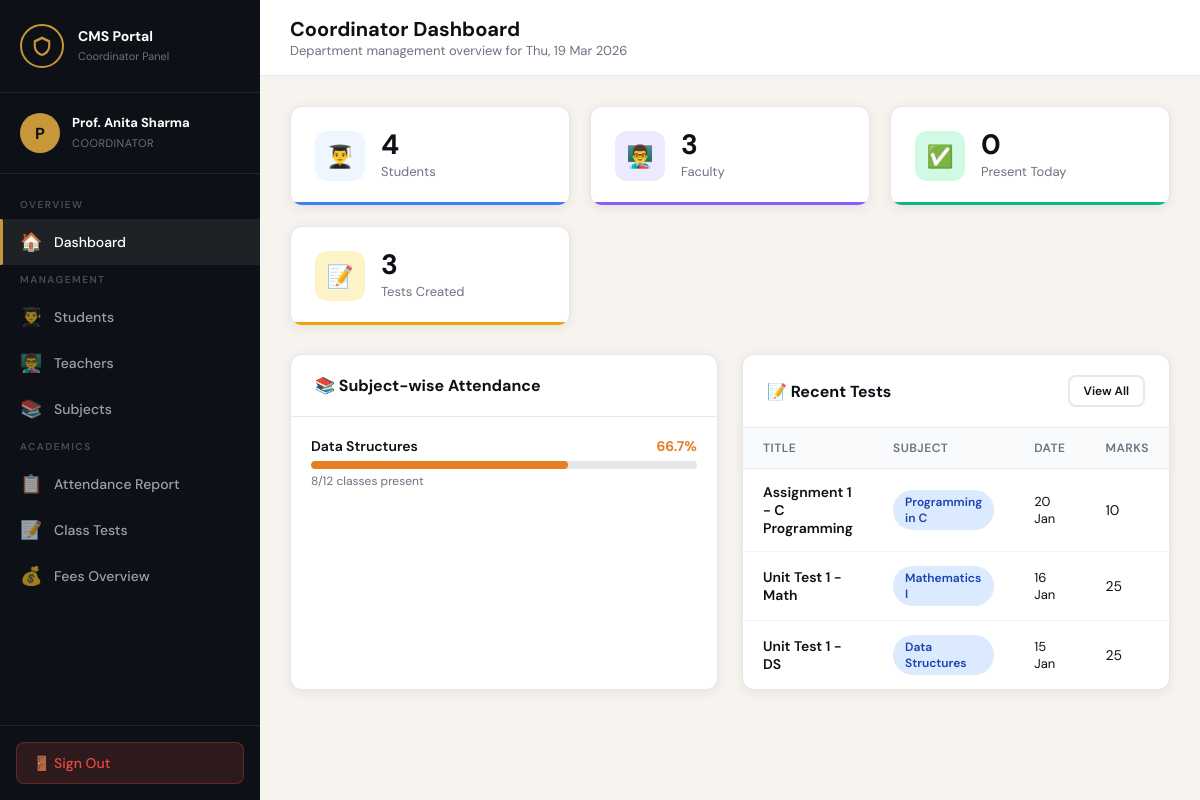
Screenshot of /dashboard/coordinator.php (signed in) with the database file from the repository.
### tables this page shows
CREATE TABLE class_tests (
    id INT AUTO_INCREMENT PRIMARY KEY,
    title VARCHAR(200) NOT NULL,
    subject_id INT NOT NULL,
    class_id INT NOT NULL,
    teacher_id INT NOT NULL,
    total_marks INT NOT NULL,
    test_date DATE NOT NULL,
    created_at TIMESTAMP DEFAULT CURRENT_TIMESTAMP,
    FOREIGN KEY (subject_id) REFERENCES subjects(id) ON DELETE CASCADE,
    FOREIGN KEY (class_id) REFERENCES classes(id) ON DELETE CASCADE,
    FOREIGN KEY (teacher_id) REFERENCES teachers(id) ON DELETE CASCADE
);

CREATE TABLE subjects (
    id INT AUTO_INCREMENT PRIMARY KEY,
    name VARCHAR(100) NOT NULL,
    code VARCHAR(20) UNIQUE NOT NULL,
    department_id INT,
    class_id INT,
    teacher_id INT,
    credits INT DEFAULT 3,
    FOREIGN KEY (department_id) REFERENCES departments(id) ON DELETE SET NULL,
    FOREIGN KEY (class_id) REFERENCES classes(id) ON DELETE SET NULL,
    FOREIGN KEY (teacher_id) REFERENCES teachers(id) ON DELETE SET NULL
);

### dashboard/coordinator.php (the view, shortened to what this page needs)
<?php
require_once __DIR__ . '/../auth/session.php';
$totalStudents = $conn->query("SELECT COUNT(*) as c FROM students")->fetch_assoc()['c'];
$totalTeachers = $conn->query("SELECT COUNT(*) as c FROM teachers")->fetch_assoc()['c'];
$totalTests    = $conn->query("SELECT COUNT(*) as c FROM class_tests")->fetch_assoc()['c'];
$attStats = ['present'=>0,'absent'=>0,'late'=>0];
$recentTests = $conn->query("
    SELECT ct.*, s.name as subject_name, u.name as teacher_name
    FROM class_tests ct
    JOIN subjects s ON ct.subject_id=s.id
    JOIN teachers t ON ct.teacher_id=t.id
    JOIN users u ON t.user_id=u.id
    ORDER BY ct.created_at DESC LIMIT 5
");
$subjectAttendance = $conn->query("
    SELECT sub.name as subject_name,
        COUNT(a.id) as total_classes,
        SUM(a.status='present') as present_count,
        ROUND(SUM(a.status='present')/COUNT(a.id)*100,1) as pct
    FROM attendance a
    JOIN subjects sub ON a.subject_id=sub.id
    GROUP BY a.subject_id
");
include __DIR__ . '/../includes/header.php';
include __DIR__ . '/../includes/sidebar_coordinator.php';
?>
<div class="main">
  <div class="topbar">
    <div class="topbar-title">
      <h2>Coordinator Dashboard</h2>
      <p>Department management overview for <?= date('D, d M Y') ?></p>
    </div>
  </div>
  <div class="content">
    <div class="stats-grid">
      <div class="stat-card" style="--accent:#3b82f6;--icon-bg:#eff6ff">
        <div class="stat-icon">👨‍🎓</div>
        <div class="stat-info"><div class="val"><?= $totalStudents ?></div><div class="lbl">Students</div></div>
      </div>
      <div class="stat-card" style="--accent:#8b5cf6;--icon-bg:#ede9fe">
        <div class="stat-icon">👨‍🏫</div>
        <div class="stat-info"><div class="val"><?= $totalTeachers ?></div><div class="lbl">Faculty</div></div>
      </div>
      <div class="stat-card" style="--accent:#10b981;--icon-bg:#d1fae5">
        <div class="stat-icon">✅</div>
        <div class="stat-info"><div class="val"><?= $attStats['present'] ?></div><div class="lbl">Present Today</div></div>
      </div>
      <div class="stat-card" style="--accent:#f59e0b;--icon-bg:#fef3c7">
        <div class="stat-icon">📝</div>
        <div class="stat-info"><div class="val"><?= $totalTests ?></div><div class="lbl">Tests Created</div></div>
      </div>
    </div>
    <div class="two-col">
      <div class="table-card">
        <div class="table-card-header">
          <h3>📚 Subject-wise Attendance</h3>
        </div>
        <div style="padding:20px">
          <?php while($r=$subjectAttendance->fetch_assoc()): ?>
            <div style="margin-bottom:16px">
              <div style="display:flex;justify-content:space-between;font-size:14px;margin-bottom:6px">
                <span style="font-weight:600"><?= htmlspecialchars($r['subject_name']) ?></span>
                <span style="font-weight:700;color:<?= $r['pct']>=75?'#27ae60':($r['pct']>=60?'#e67e22':'#e74c3c') ?>"><?= $r['pct'] ?>%</span>
              </div>
              <div class="att-bar">
                <div class="att-fill <?= $r['pct']>=75?'high':($r['pct']>=60?'mid':'low') ?>" style="width:<?= $r['pct'] ?>%"></div>
              </div>
              <div style="font-size:12px;color:#6b7280;margin-top:4px"><?= $r['present_count'] ?>/<?= $r['total_classes'] ?> classes present</div>
            </div>
          <?php endwhile; ?>
        </div>
      </div>
      <div class="table-card">
        <div class="table-card-header">
          <h3>📝 Recent Tests</h3>
          <a href="../tests/list.php" class="btn btn-sm btn-outline">View All</a>
        </div>
        <div class="table-responsive">
          <table>
            <thead><tr><th>Title</th><th>Subject</th><th>Date</th><th>Marks</th></tr></thead>
            <tbody>
            <?php while($r=$recentTests->fetch_assoc()): ?>
              <tr>
                <td style="font-weight:600"><?= htmlspecialchars($r['title']) ?></td>
                <td><span class="badge badge-blue"><?= htmlspecialchars($r['subject_name']) ?></span></td>
                <td style="font-size:13px"><?= date('d M', strtotime($r['test_date'])) ?></td>
                <td><?= $r['total_marks'] ?></td>
              </tr>
            <?php endwhile; ?>
            </tbody>
          </table>
        </div>
      </div>
    </div>
  </div>
</div>
<?php include __DIR__ . '/../includes/footer.php'; ?>

### assets/css/style.css (style rules this page uses)
:root { --ink: #0d1117; --ink2: #1a2236; --gold: #c8973a; --gold-light: #e8c87a; --paper: #f7f4ef; --cream: #ede9e0; --sidebar-w: 260px; --red: #e74c3c; --green: #27ae60; --blue: #2980b9; --purple: #8e44ad; --orange: #e67e22; --gray: #6b7280; --border: #e5e7eb; --card-shadow: 0 2px 12px rgba(0,0,0,0.08); --radius: 12px; }
* { margin: 0; padding: 0; box-sizing: border-box; }
body { font-family: 'DM Sans', sans-serif; background: var(--paper); color: var(--ink); min-height: 100vh; display: flex; }
.main { margin-left: var(--sidebar-w); flex: 1; min-height: 100vh; display: flex; flex-direction: column; }
.topbar { background: #fff; border-bottom: 1px solid var(--border); padding: 16px 30px; display: flex; align-items: center; justify-content: space-between; position: sticky; top: 0; z-index: 50; }
.topbar-title h2 { font-size: 20px; font-weight: 700; color: var(--ink); }
.topbar-title p { font-size: 13px; color: var(--gray); }
.content { padding: 30px; flex: 1; }
.stats-grid { display: grid; grid-template-columns: repeat(auto-fit, minmax(220px, 1fr)); gap: 20px; margin-bottom: 28px; }
.stat-card { background: #fff; border-radius: var(--radius); padding: 24px; box-shadow: var(--card-shadow); border: 1px solid var(--border); display: flex; align-items: flex-start; gap: 16px; position: relative; overflow: hidden; }
.stat-card::after { content: ''; position: absolute; bottom: 0; left: 0; right: 0; height: 3px; background: var(--accent, var(--gold)); }
.stat-icon { width: 50px; height: 50px; border-radius: 12px; display: flex; align-items: center; justify-content: center; font-size: 22px; background: var(--icon-bg, #fef9ec); flex-shrink: 0; }
.stat-info { flex: 1; }
.stat-info .val { font-size: 28px; font-weight: 700; color: var(--ink); line-height: 1; }
.stat-info .lbl { font-size: 13px; color: var(--gray); margin-top: 4px; }
.table-card { background: #fff; border-radius: var(--radius); box-shadow: var(--card-shadow); border: 1px solid var(--border); overflow: hidden; margin-bottom: 24px; }
.table-card-header { padding: 20px 24px; border-bottom: 1px solid var(--border); display: flex; align-items: center; justify-content: space-between; }
.table-card-header h3 { font-size: 16px; font-weight: 700; }
.table-responsive { overflow-x: auto; }
table { width: 100%; border-collapse: collapse; }
thead { background: #f9fafb; }
th { padding: 12px 20px; text-align: left; font-size: 12px; text-transform: uppercase; letter-spacing: 0.5px; color: var(--gray); font-weight: 600; border-bottom: 1px solid var(--border); }
td { padding: 14px 20px; font-size: 14px; border-bottom: 1px solid #f3f4f6; vertical-align: middle; }
tr:last-child td { border-bottom: none; }
.badge { display: inline-block; padding: 4px 12px; border-radius: 30px; font-size: 12px; font-weight: 600; }
.badge-blue { background: #dbeafe; color: #1e40af; }
.btn { display: inline-flex; align-items: center; gap: 8px; padding: 10px 20px; border-radius: 8px; font-size: 14px; font-weight: 600; cursor: pointer; transition: all 0.2s; border: none; text-decoration: none; font-family: 'DM Sans', sans-serif; }
.btn-outline { background: transparent; border: 2px solid var(--border); color: var(--ink); }
.btn-sm { padding: 6px 14px; font-size: 12px; }
.att-bar { height: 8px; background: #e5e7eb; border-radius: 4px; overflow: hidden; }
.att-fill { height: 100%; border-radius: 4px; transition: width 0.5s; }
.att-fill.mid { background: var(--orange); }
.two-col { display: grid; grid-template-columns: 1fr 1fr; gap: 24px; }

### rows the page displays
class_tests: title "Assignment 1 - C Programming", subject.name "Programming in C", test_date "20 Jan", total_marks "10"
class_tests: title "Unit Test 1 - Math", subject.name "Mathematics I", test_date "16 Jan", total_marks "25"
class_tests: title "Unit Test 1 - DS", subject.name "Data Structures", test_date "15 Jan", total_marks "25"

### other values shown
$initials "P"
$_SESSION['name'] "Prof. Anita Sharma"
$icon "🏠 👨‍🎓 👨‍🏫 📚 📋 📝 💰"
$label "Dashboard Students Teachers Subjects Attendance Report Class Tests Fees Overview"
$totalStudents "4"
$totalTeachers "3"
$attStats['present'] "0"
$totalTests "3"
$r['subject_name'] "Data Structures"
$r['pct'] "66.7"
$r['present_count'] "8"
$r['total_classes'] "12"
